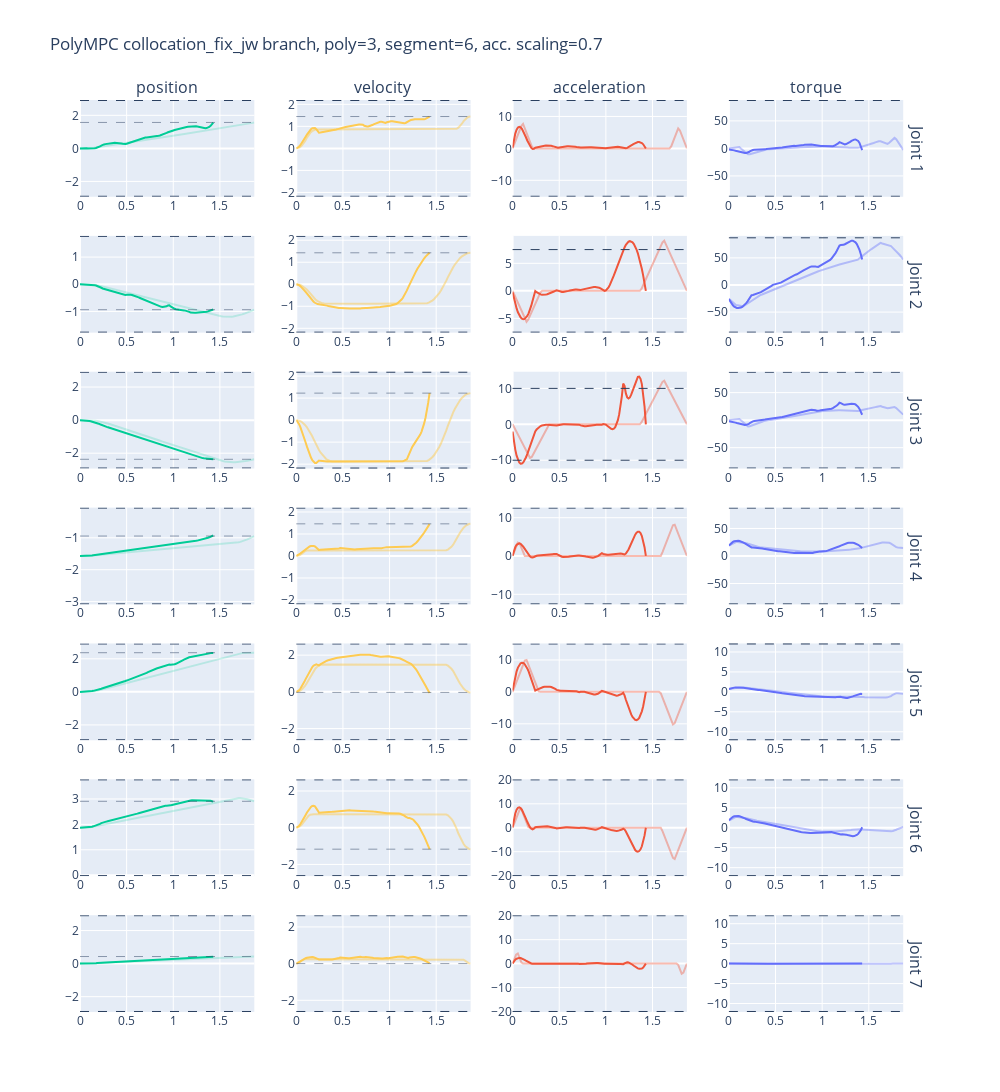

Source (notebook cell):
### Code cell
data = np.loadtxt("optimal_solution.txt")

target_state = data[0].T
target_position = target_state[1:8]
target_velocity = target_state[8:15]

data_rk = data[1:102].T
time_rk = data_rk[0]
position_rk = data_rk[1:8]
velocity_rk = data_rk[8:15]
acceleration_rk = data_rk[15:22]

data_mpc = data[102:].T
time_mpc = data_mpc[0]
position_mpc = data_mpc[1:8]
velocity_mpc = data_mpc[8:15]
acceleration_mpc = data_mpc[15:22]

model = pinocchio.buildModelFromUrdf("../robot_utils/panda-model/panda_arm.urdf")
data  = model.createData()

torque_mpc = np.zeros_like(position_mpc)
torque_rk = np.zeros_like(position_mpc)
for i in range(np.shape(torque_mpc)[1]):
    torque_mpc[:, i] = pinocchio.rnea(model, data, position_mpc[:, i], velocity_mpc[:, i], acceleration_mpc[:, i])
    torque_rk[:, i] = pinocchio.rnea(model, data, position_rk[:, i], velocity_rk[:, i], acceleration_rk[:, i])


position_limit = np.array([[-2.8973, -1.7628, -2.8973, -3.0718, -2.8973, -0.0175, -2.8973], 
                          [2.8973, 1.7628, 2.8973, -0.0698, 2.8973, 3.7525, 2.8973]])

velocity_limit = np.array([2.1750, 2.1750, 2.1750, 2.1750, 2.6100, 2.6100, 2.6100])

acceleration_limit = np.array([15.0, 7.5, 10.0, 12.5, 15.0, 20.0, 20.0])

torque_limit = np.array([87, 87, 87, 87, 12, 12, 12])

colors = px.colors.qualitative.Plotly
fig = make_subplots(rows=7, cols=4, column_titles=["position", "velocity", "acceleration", "torque"], row_titles=["Joint 1", "Joint 2", "Joint 3", "Joint 4", "Joint 5", "Joint 6", "Joint 7"])

for i in range(7):

    # Plot position trajectory, limit and target
    fig.add_trace(
    go.Scatter(x=time_mpc, y=position_mpc[i, :], line_color=colors[2]),
    row=i+1, col=1 )

    fig.add_trace(
    go.Scatter(x=time_rk, y=position_rk[i, :], opacity=0.2, line_color=colors[2]),
    row=i+1, col=1 )

    fig.add_hline(y=target_position[i],
    row=i+1, col=1, line_dash="dash", line_width=0.5)

    fig.add_hline(y=position_limit[0, i],
    row=i+1, col=1, line_dash="dash", line_width=1)

    fig.add_hline(y=position_limit[1, i],
    row=i+1, col=1, line_dash="dash", line_width=1)

    # Plot velocitiy trajectory, limit and target
    fig.add_trace(
    go.Scatter(x=time_mpc, y=velocity_mpc[i, :], line_color=colors[9]),
    row=i+1, col=2 )

    fig.add_trace(
    go.Scatter(x=time_rk, y=velocity_rk[i, :], opacity=0.5, line_color=colors[9]),
    row=i+1, col=2 )

    fig.add_hline(y=target_velocity[i],
    row=i+1, col=2, line_dash="dash", line_width=0.5)

    fig.add_hline(y=velocity_limit[i],
    row=i+1, col=2, line_dash="dash", line_width=1)

    fig.add_hline(y=-velocity_limit[i],
    row=i+1, col=2, line_dash="dash", line_width=1)

    # Plot acceleration trajectory and limit
    fig.add_trace(
    go.Scatter(x=time_mpc, y=acceleration_mpc[i, :], line_color=colors[1]),
    row=i+1, col=3 )

    fig.add_trace(
    go.Scatter(x=time_rk, y=acceleration_rk[i, :], opacity=0.4, line_color=colors[1]),
    row=i+1, col=3 )

    fig.add_hline(y=acceleration_limit[i],
    row=i+1, col=3, line_dash="dash", line_width=1)

    fig.add_hline(y=-acceleration_limit[i],
    row=i+1, col=3, line_dash="dash", line_width=1)

    # Plot torque , limit and target
    fig.add_trace(
    go.Scatter(x=time_mpc, y=torque_mpc[i, :], line_color=colors[0]),
    row=i+1, col=4 )

    fig.add_trace(
    go.Scatter(x=time_rk, y=torque_rk[i, :], opacity=0.4, line_color=colors[0]),
    row=i+1, col=4 )

    fig.add_hline(y=torque_limit[i],
    row=i+1, col=4, line_dash="dash", line_width=1)

    fig.add_hline(y=-torque_limit[i],
    row=i+1, col=4, line_dash="dash", line_width=1)
    
fig.update_layout(height=2000, width=1000, title_text="PolyMPC collocation_fix_jw branch, poly=3, segment=6, acc. scaling=0.7 ")
fig.update(layout_showlegend=False)
fig.show()
